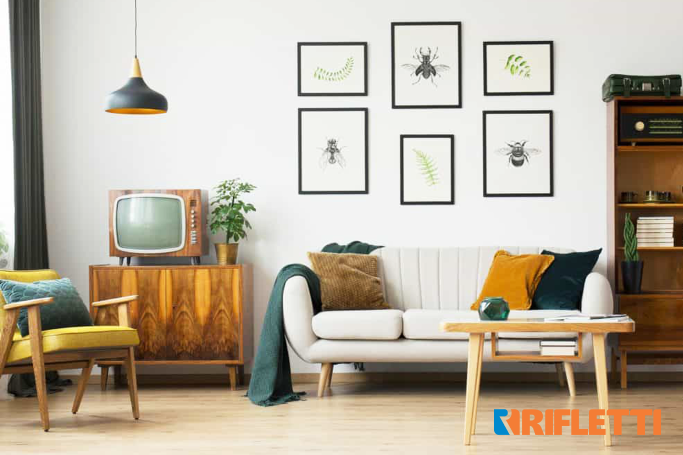
#> input picture AnaliseDeImagem/imagem.png, 1365 x 910 px (shown at 1/2 size); the run also reads 1 picture not shown here
$ jupyter execute --allow-errors EstudoAnaliseImagens.ipynb
#> lines starting #> are read from the running program, lines starting #| are printed output that depends on the picture; after the words box and inside, x2 and y2 are one past the last pixel; in counts of white or black regions, pixels touching at a corner belong together
ANALISE DE IMAGEM COM PYTHON

Bibliotecas necessárias

[cell 1]
# py -m pip install opencv-python
# py -m pip install pillow
# py -m pip install -u pillow #Este comando serve para realizar o upgrade da biblioteca

Imports necessários

[cell 2]
#importação de biblioteca
import cv2
from PIL import Image
from matplotlib import pyplot as plt

[cell 3]
#Lendo uma imagem usando OpenCV:
imagem_opencv = cv2.imread('imagem.png') #A variavel armazena os dados da imagem
#> imagem_opencv is the input picture: shape (910, 1365, 3); mean B, G, R 158.5, 175.1, 185.4

#Abrir uma imagem usando PIL:
imagem_pil = Image.open('imagem.jpg')

print(imagem_opencv)
#> (printed output is left out)

Manipulando Imagens

[cell 4]
# Redimensionar a imagem usando OpenCV
from ctypes.wintypes import RGB

imagem_redimensionada_opencv = cv2.resize(imagem_opencv, (150, 100))
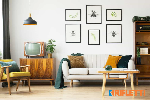
#> imagem_redimensionada_opencv: shape (100, 150, 3); mean B, G, R 158.1, 174.7, 185
# plt.imshow(imagem_redimensionada_opencv)

# Rotacionar a imagem usando PIL
imagem_rotacionada_pil = imagem_pil.rotate(90)
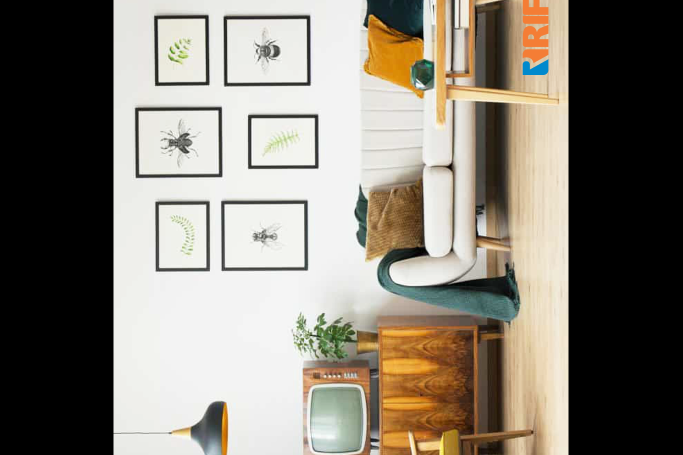
#> imagem_rotacionada_pil: PIL image 1365x910 RGB (shown at 1/2 size); mean R, G, B 132.6, 126.6, 116.3
# plt.imshow(imagem_rotacionada_pil)

# Buscar as cores

cores = []
#> (the rest of this cell did not finish here and is left out)

[cell 5]
# Converter a imagem para outro formato usando OpenCV
cv2.imwrite('PlacaCarro.jpg', imagem_opencv)

# Exemplo de conversão de formato usando PIL:
# Converter a imagem para outro formato usando PIL
imagem_pil.save('imagem_conversao.png', format='PNG')

[cell 6]
#Carregar imagem em escala de cinza
imagem = cv2.imread('PlacaCarro.jpg', cv2.IMREAD_GRAYSCALE)
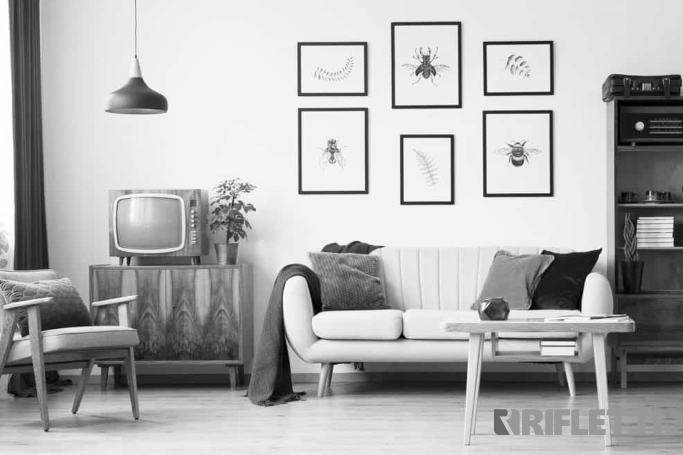
#> imagem: shape (910, 1365) (shown at 1/2 size); min 0, max 255, mean 176.3

#Equalizar o histograma da imagem
#Isso aumenta o contraste da imagem, melhorando a distribuição
imagem_equalizada = cv2.equalizeHist(imagem)
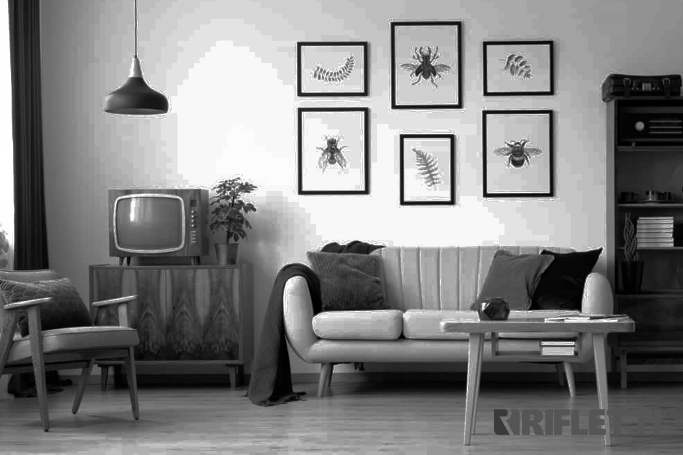
#> imagem_equalizada: shape (910, 1365) (shown at 1/2 size); min 0, max 255, mean 129.5

plt.imshow(imagem)
plt.axis('off')
plt.show

plt.imshow(imagem_equalizada, cmap= 'gray')
plt.axis('off')
plt.show


# Aplicar filtro de suavização (média)
imagem_suavizada = cv2.blur(imagem, (5, 5))  # kernel de 5x5

[cell 7]
# Exemplo de Segmentação por Limiarização:


import cv2
import matplotlib.pyplot as plt


# Carregar a imagem em escala de cinza
imagem = cv2.imread("imagem.jpg", cv2.IMREAD_GRAYSCALE)
#> imagem: shape (910, 1365); min 0, max 255, mean 175.9


# Aplicar limiarização
imagem_segmentada = cv2.threshold(imagem, 127, 255, cv2.THRESH_BINARY)


# Mostrar a imagem segmentada
#> (the rest of this cell did not finish here and is left out)

Imagem escala de cinza

[cell 8]
# Carregar a imagem em escala de cinza
import cv2
import matplotlib.pyplot as plt

# Carregar a imagem
imagem = cv2.imread('imagem.png', cv2.COLOR_BayerGRBG2BGR_EA)

# Aplicar limiarização
_, imagem_segmentada = cv2.threshold(imagem, 127, 255, cv2.THRESH_BINARY)
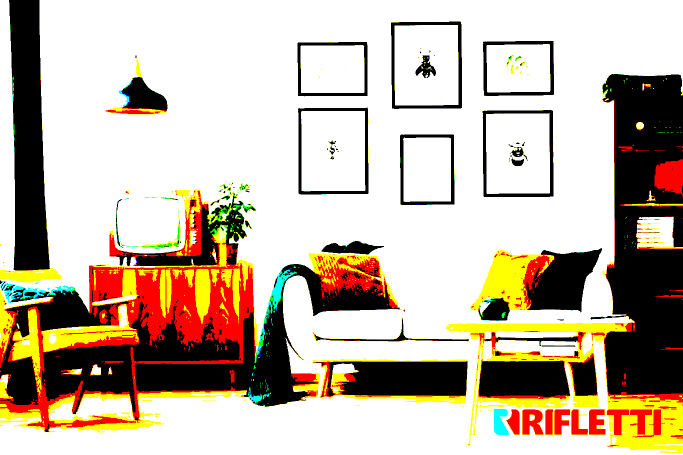
#> imagem_segmentada: shape (910, 1365, 3) (shown at 1/2 size); mean B, G, R 164, 182.3, 196.7
# Aplicar limiarização para segmentar a imagem em preto e branco
# 127 é o valor de limiar, pixels abaixo deste valor serão definidos como preto (0), e acima como branco (255)

# Mostrar a imagem segmentada
plt.imshow(imagem_segmentada, cmap='gray')
plt.axis('off')
plt.title('Segmentação por Limiarização')
plt.show()

Contornos

[cell 9]
import cv2
import matplotlib.pyplot as plt

# Carregar a imagem
imagem = cv2.imread('imagem.jpg')

# Converter a imagem para escala de cinza
imagem_gray = cv2.cvtColor(imagem, cv2.COLOR_BGR2GRAY)

# Aplicar detecção de contornos
contornos, _ = cv2.findContours(imagem_gray, cv2.RETR_TREE, cv2.CHAIN_APPROX_SIMPLE)
#> contornos = 19 contours, 18 with area under 20; largest, box (x1, y1, x2, y2) and area: (0, 0, 1365, 910) 1239876
contornos = contornos[0] if len(contornos) == 2 else contornos[1]
#> contornos = [[665, 727], [666, 726], [667, 727], [666, 728]]

# Criar uma cópia da imagem para desenhar os contornos
imagem_contornos = imagem.copy()

# Desenhar os contornos na imagem de contornos
# cv2.drawContours desenha os contornos encontrados na imagem de contornos
# -1 indica que todos os contornos devem ser desenhados
# (0, 255, 0) especifica a cor dos contornos (no formato BGR, verde neste caso)
# 2 especifica a espessura da linha dos contornos
cv2.drawContours(imagem_contornos, contornos, -1, (0, 255, 0), 2)
#> imagem_contornos: shape (910, 1365, 3); under 0.01% of pixels changed, all inside (x1, y1, x2, y2) = (664, 725, 669, 730)

# Mostrar a imagem com contornos
plt.imshow(cv2.cvtColor(imagem_contornos, cv2.COLOR_BGR2RGB))  # Converter de BGR para RGB para exibir corretamente com matplotlib
plt.axis('off')  # Desativa os eixos
plt.title('Segmentação por Contornos')  # Adiciona um título à imagem
plt.show()  # Exibe a imagem

[cell 10]
# Exemplo de Segmentação Baseada em Aprendizado de Máquina:
# Este código demonstra um exemplo de segmentação de imagem usando o algoritmo K-means.

# Instale a biblioteca scikit-learn se ainda não estiver instalada
# py -m pip install -U scikit-learn

# Importar bibliotecas necessárias
from sklearn.cluster import KMeans  # Importa o algoritmo K-means da biblioteca scikit-learn
import numpy as np  # Importa a biblioteca NumPy para manipulação de arrays

# Converter imagem para um vetor 1D
# A imagem é convertida em um array 1D para facilitar a aplicação do algoritmo K-means
imagem_reshaped = imagem.reshape((-1, 3))  # Reshape para um vetor de características (cada linha representa um pixel)

# Aplicar K-means para segmentação
# O algoritmo K-means é aplicado para agrupar os pixels da imagem em clusters
# n_clusters=2 indica que queremos dividir a imagem em 2 clusters (por exemplo, objetos e fundo)
kmeans = KMeans(n_clusters=2)  # Cria uma instância do algoritmo K-means com 2 clusters
kmeans.fit(imagem_reshaped)  # Aplica o K-means aos dados da imagem
clusters = kmeans.predict(imagem_reshaped)  # Prevê o cluster de cada pixel na imagem

# Remontar a imagem segmentada
# A imagem segmentada é reconstruída usando os clusters previstos
# A forma da imagem resultante é a mesma da imagem original
imagem_segmentada = clusters.reshape(imagem.shape[:2])  # Reshape para a forma da imagem original
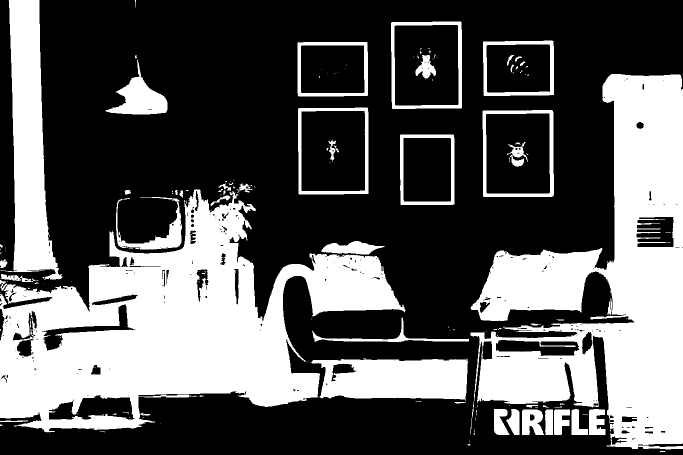
#> imagem_segmentada: shape (910, 1365) int32 (shown at 1/2 size); values 0 (black) and 1 (white), 35.5% white; 169 white regions (114 under 20 px), largest, box (x1, y1, x2, y2) and area: (0, 379, 811, 865) 181088, (941, 148, 1365, 899) 155077, (0, 0, 125, 560) 34231

# Mostrar a imagem segmentada
# A imagem segmentada é exibida em escala de cinza
plt.imshow(imagem_segmentada, cmap='gray')  # Exibe a imagem segmentada
plt.axis('off')  # Desativa os eixos
plt.title('Segmentação por Aprendizado de Máquina (K-means)')  # Adiciona um título à imagem
plt.show()  # Mostra a imagem segmentada
